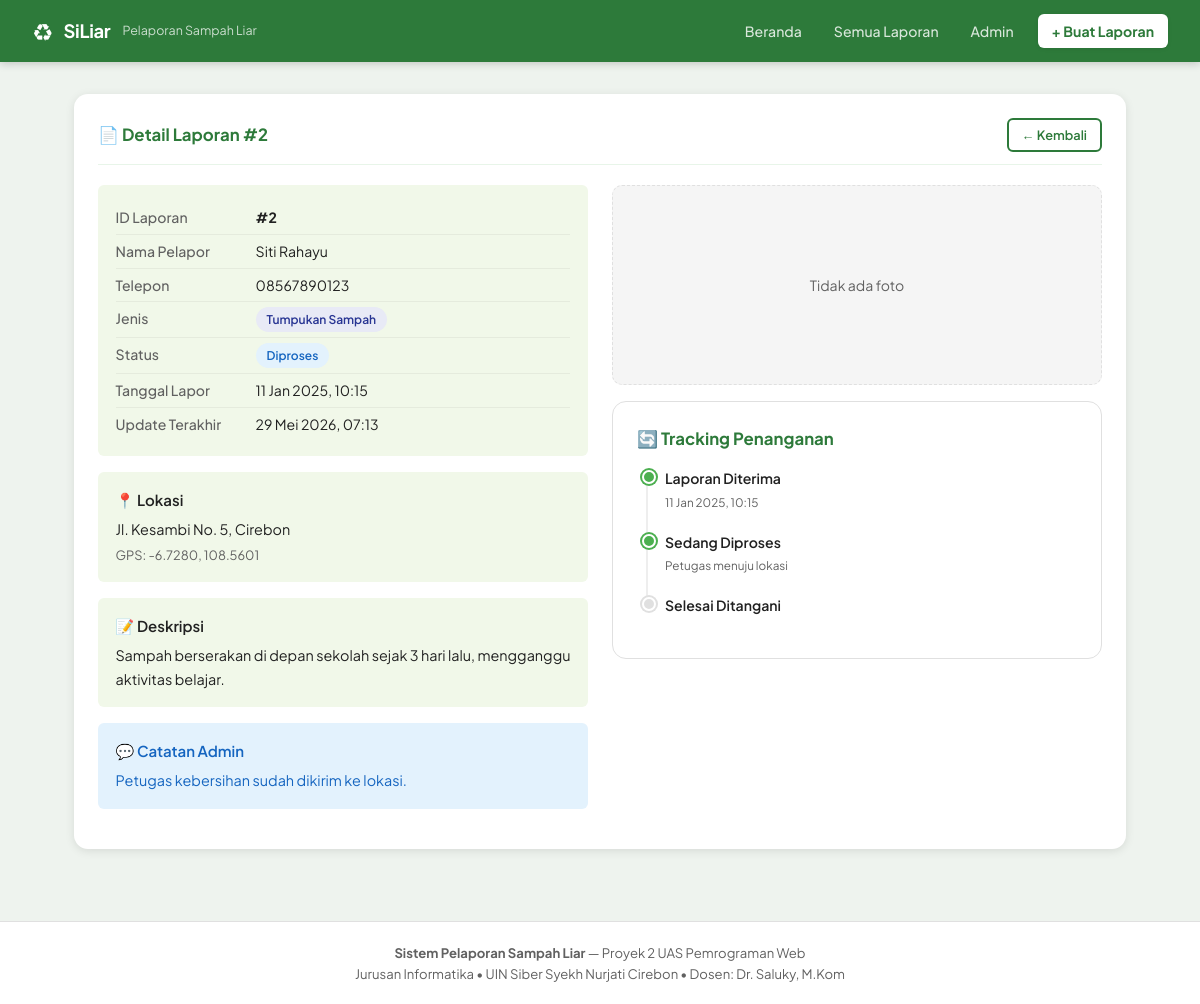
The page /index.php?page=detail&id=2 on the database its author committed.
### tables this page shows
CREATE TABLE IF NOT EXISTS laporan (
    id             INT PRIMARY KEY AUTO_INCREMENT,
    nama_pelapor   VARCHAR(100) NOT NULL,
    telepon        VARCHAR(20) NOT NULL,
    alamat         TEXT NOT NULL,
    jenis          ENUM('Tumpukan Sampah','TPS Ilegal') NOT NULL,
    deskripsi      TEXT NOT NULL,
    foto           VARCHAR(255) DEFAULT NULL,
    latitude       VARCHAR(30) DEFAULT NULL,
    longitude      VARCHAR(30) DEFAULT NULL,
    status         ENUM('Menunggu','Diproses','Selesai') DEFAULT 'Menunggu',
    catatan_admin  TEXT DEFAULT NULL,
    created_at     TIMESTAMP DEFAULT CURRENT_TIMESTAMP,
    updated_at     TIMESTAMP DEFAULT CURRENT_TIMESTAMP ON UPDATE CURRENT_TIMESTAMP
);

### index.php (called while the page is built, shortened)
<?php
require_once 'includes/functions.php';
$page = $_GET['page'] ?? 'home';
require_once 'includes/header.php';
require_once 'pages/' . $page . '.php';
require_once 'includes/footer.php';

### pages/detail.php (the view, shortened to what this page needs)
<?php
$id = (int)($_GET['id'] ?? 0);
$stmt = $db->prepare("SELECT * FROM laporan WHERE id = ?");
$stmt->execute([$id]);
$l = $stmt->fetch();
?>
<div class="card">
    <div class="card-header">
        <div class="card-title">📄 Detail Laporan #<?= $l['id'] ?></div>
        <div style="display:flex;gap:8px">
            <a href="index.php?page=laporan" class="btn btn-outline btn-sm">← Kembali</a>
        </div>
    </div>
    <div class="detail-grid">
        <div>
            <div class="detail-box">
                <div class="detail-row"><span class="dk">ID Laporan</span> <strong>#<?= $l['id'] ?></strong></div>
                <div class="detail-row"><span class="dk">Nama Pelapor</span> <?= clean($l['nama_pelapor']) ?></div>
                <div class="detail-row"><span class="dk">Telepon</span> <?= clean($l['telepon']) ?></div>
                <div class="detail-row"><span class="dk">Jenis</span> <?= jenisBadge($l['jenis']) ?></div>
                <div class="detail-row"><span class="dk">Status</span> <?= statusBadge($l['status']) ?></div>
                <div class="detail-row"><span class="dk">Tanggal Lapor</span> <?= tglIndo($l['created_at'], true) ?></div>
                <div class="detail-row"><span class="dk">Update Terakhir</span> <?= tglIndo($l['updated_at'], true) ?></div>
            </div>
            <div class="detail-box">
                <p style="font-weight:600;margin-bottom:6px">📍 Lokasi</p>
                <p style="font-size:0.9rem"><?= clean($l['alamat']) ?></p>
                <?php if ($l['latitude']): ?>
                <p style="font-size:0.8rem;color:var(--text-muted);margin-top:4px">
                    GPS: <?= clean($l['latitude']) ?>, <?= clean($l['longitude']) ?>
                </p>
                <?php endif; ?>
            </div>
            <div class="detail-box">
                <p style="font-weight:600;margin-bottom:6px">📝 Deskripsi</p>
                <p style="font-size:0.9rem;line-height:1.65"><?= nl2br(clean($l['deskripsi'])) ?></p>
            </div>
            <?php if ($l['catatan_admin']): ?>
            <div class="detail-box blue">
                <p style="font-weight:600;color:var(--blue);margin-bottom:6px">💬 Catatan Admin</p>
                <p style="font-size:0.9rem;color:var(--blue)"><?= nl2br(clean($l['catatan_admin'])) ?></p>
            </div>
            <?php endif; ?>
        </div>
        <div>
            <?php if ($l['foto'] && file_exists(UPLOAD_DIR . $l['foto'])): ?>
            <div class="card" style="padding:0;overflow:hidden;box-shadow:none;border:1.5px solid var(--border);margin-bottom:1rem">
                <img src="<?= UPLOAD_URL . clean($l['foto']) ?>" alt="Foto kondisi sampah" class="foto-full">
                <p style="padding:8px 14px;font-size:0.8rem;color:var(--text-muted)">📷 Foto kondisi sampah</p>
            </div>
            <?php else: ?>
            <div class="no-foto" style="margin-bottom:1rem">Tidak ada foto</div>
            <?php endif; ?>
            <div class="card" style="box-shadow:none;border:1.5px solid var(--border)">
                <div class="card-title" style="margin-bottom:0">🔄 Tracking Penanganan</div>
                <ul class="timeline">
                    <li class="done">
                        <strong>Laporan Diterima</strong>
                        <small><?= tglIndo($l['created_at'], true) ?></small>
                    </li>
                    <li class="<?= in_array($l['status'], ['Diproses','Selesai']) ? 'done' : '' ?>">
                        <strong>Sedang Diproses</strong>
                        <small>
                            <?php if ($l['status'] === 'Diproses'): ?>
                                Petugas menuju lokasi
                            <?php elseif ($l['status'] === 'Selesai'): ?>
                                Sudah selesai
                            <?php else: ?>
                                Menunggu penugasan petugas...
                            <?php endif; ?>
                        </small>
                    </li>
                    <li class="<?= $l['status'] === 'Selesai' ? 'done' : '' ?>">
                        <strong>Selesai Ditangani</strong>
                    </li>
                </ul>
            </div>
        </div>
    </div>
</div>

### includes/functions.php (shortened to what this page needs)
<?php
function clean(string $str): string {
    return htmlspecialchars(trim($str), ENT_QUOTES, 'UTF-8');
}
function statusBadge(string $status): string {
    $map = [
        'Menunggu' => 'badge-warning',
        'Diproses'  => 'badge-info',
        'Selesai'   => 'badge-success',
    ];
    $cls = $map[$status] ?? 'badge-secondary';
    return "<span class='badge {$cls}'>{$status}</span>";
}
function jenisBadge(string $jenis): string {
    $cls = $jenis === 'TPS Ilegal' ? 'badge-danger' : 'badge-primary';
    return "<span class='badge {$cls}'>{$jenis}</span>";
}
function tglIndo(string $datetime, bool $withTime = false): string {
    $bulan = ['','Jan','Feb','Mar','Apr','Mei','Jun','Jul','Agu','Sep','Okt','Nov','Des'];
    $ts = strtotime($datetime);
    $d  = date('d', $ts);
    $m  = $bulan[(int)date('n', $ts)];
    $y  = date('Y', $ts);
    $t  = date('H:i', $ts);
    return $withTime ? "{$d} {$m} {$y}, {$t}" : "{$d} {$m} {$y}";
}

### assets/css/style.css (style rules this page uses)
*, *::before, *::after { box-sizing: border-box; margin: 0; padding: 0; }
:root { --green: #2d7a3a; --green-dark: #1b5e20; --green-mid: #4caf50; --green-light: #e8f5e9; --green-pale: #f1f8e9; --orange: #e65100; --orange-light: #fff3e0; --blue: #1565c0; --blue-light: #e3f2fd; --red: #c62828; --red-light: #ffebee; --purple: #6a1b9a; --gray-50: #fafafa; --gray-100: #f5f5f5; --gray-200: #eeeeee; --gray-400: #bdbdbd; --gray-600: #757575; --gray-800: #424242; --text: #212121; --text-muted: #616161; --border: #e0e0e0; --white: #ffffff; --shadow-sm: 0 1px 4px rgba(0,0,0,0.08); --shadow: 0 2px 10px rgba(0,0,0,0.10); --shadow-lg: 0 4px 20px rgba(0,0,0,0.12); --radius-sm: 6px; --radius: 10px; --radius-lg: 14px; --font: 'Plus Jakarta Sans', sans-serif; }
body { font-family: var(--font); background: #eef3ee; color: var(--text); min-height: 100vh; line-height: 1.6; font-size: 15px; }
a { color: var(--blue); text-decoration: none; }
.card { background: var(--white); border-radius: var(--radius-lg); box-shadow: var(--shadow); padding: 1.5rem; margin-bottom: 1.5rem; }
.card-header { display: flex; align-items: center; justify-content: space-between; margin-bottom: 1.25rem; padding-bottom: 0.75rem; border-bottom: 1.5px solid var(--green-light); }
.card-title { font-size: 1.05rem; font-weight: 700; color: var(--green); display: flex; align-items: center; gap: 8px; }
.badge { display: inline-block; padding: 3px 11px; border-radius: 20px; font-size: 0.75rem; font-weight: 600; white-space: nowrap; }
.badge-info { background: #e3f2fd; color: #1565c0; }
.badge-primary { background: #e8eaf6; color: #283593; }
.btn { display: inline-flex; align-items: center; gap: 6px; padding: 10px 22px; border: none; border-radius: var(--radius-sm); font-family: var(--font); font-size: 0.9rem; font-weight: 600; cursor: pointer; text-decoration: none; transition: background 0.15s, transform 0.1s, box-shadow 0.15s; white-space: nowrap; }
.btn-outline { background: transparent; color: var(--green); border: 2px solid var(--green); }
.btn-sm { padding: 5px 13px; font-size: 0.8rem; }
.detail-grid { display: grid; grid-template-columns: 1fr 1fr; gap: 1.5rem; }
.detail-box { background: var(--green-pale); border-radius: var(--radius-sm); padding: 1rem 1.1rem; margin-bottom: 1rem; }
.detail-box.blue { background: var(--blue-light); }
.detail-row { display: flex; gap: 10px; padding: 5px 0; font-size: 0.88rem; border-bottom: 1px solid rgba(0,0,0,0.05); }
.detail-row:last-child { border-bottom: none; }
.dk { min-width: 130px; color: var(--text-muted); font-weight: 500; flex-shrink: 0; }
.timeline { list-style: none; padding-left: 28px; position: relative; margin-top: 14px; }
.timeline::before { content: ''; position: absolute; left: 9px; top: 8px; bottom: 8px; width: 2px; background: var(--gray-200); }
.timeline li { position: relative; margin-bottom: 18px; font-size: 0.88rem; }
.timeline li::before { content: ''; position: absolute; left: -23px; top: 3px; width: 14px; height: 14px; border-radius: 50%; background: var(--gray-300, #e0e0e0); border: 2px solid #fff; box-shadow: 0 0 0 2px var(--gray-300, #e0e0e0); }
.timeline li.done::before { background: var(--green-mid); box-shadow: 0 0 0 2px var(--green-mid); }
.timeline li strong { display: block; font-weight: 600; }
.timeline li small { color: var(--text-muted); }
.no-foto { background: var(--gray-100); border-radius: var(--radius); height: 200px; display: flex; align-items: center; justify-content: center; color: var(--text-muted); font-size: 0.88rem; border: 1.5px dashed var(--border); }

### rows shown on the page
laporan: id "2", nama_pelapor "Siti Rahayu", telepon "08567890123", jenis "Tumpukan Sampah", status "Diproses", created_at "11 Jan 2025, 10:15", updated_at "29 Mei 2026, 07:13", alamat "Jl. Kesambi No. 5, Cirebon", latitude "-6.7280", longitude "108.5601", deskripsi "Sampah berserakan di depan sekolah sejak 3 hari lalu, mengganggu aktivitas belajar.", catatan_admin "Petugas kebersihan sudah dikirim ke lokasi."

### other values the page prints
SITE_NAME "SiLiar"
SITE_TITLE "Sistem Pelaporan Sampah Liar"
